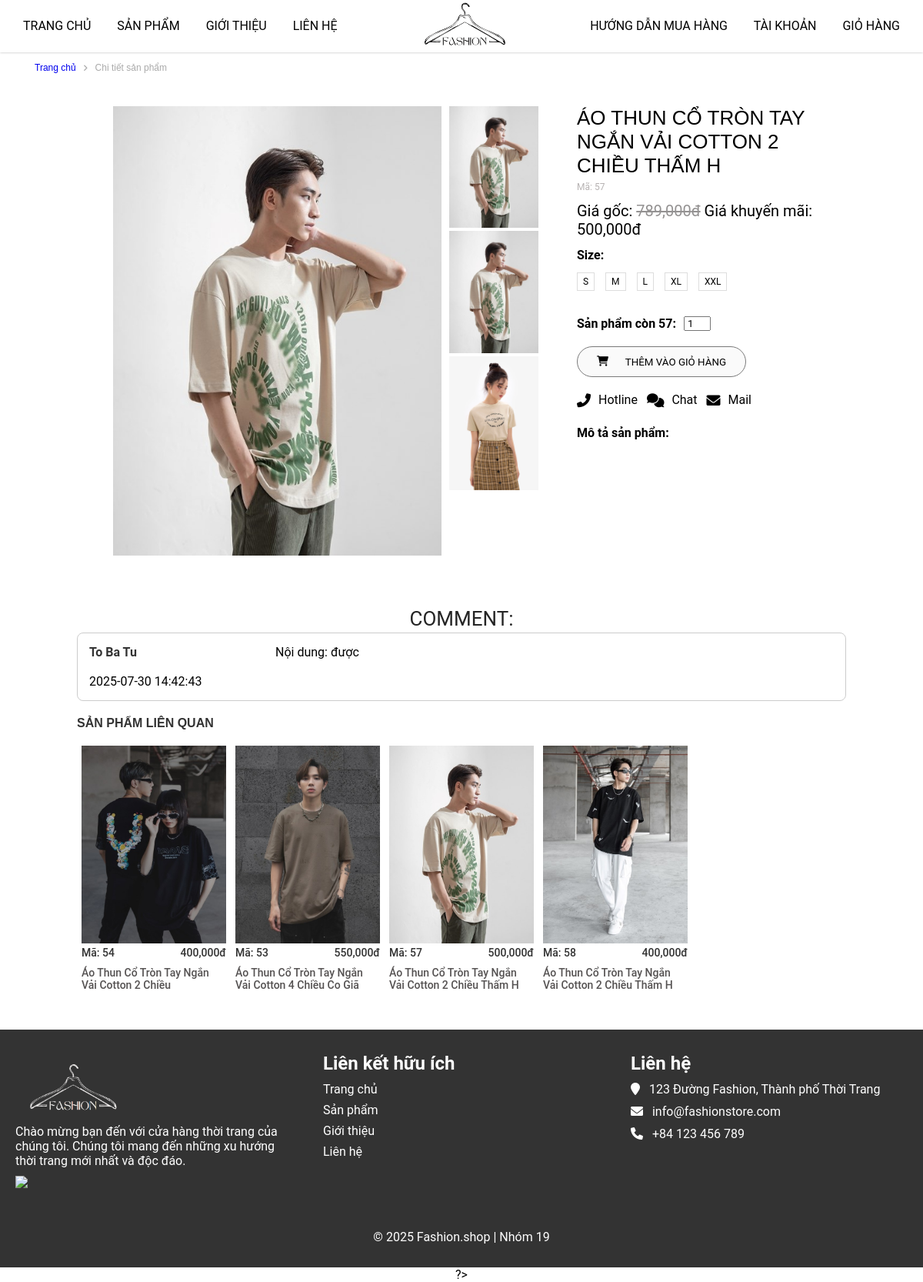
Page /?mod=product&act=ctsanpham&id=57 on the committed database.
### tables this page shows
CREATE TABLE `sanpham` (
  `masp` int(11) NOT NULL,
  `tensp` varchar(50) NOT NULL,
  `dongia` int(11) NOT NULL,
  `khuyenmai` int(11) NOT NULL,
  `soluong` int(11) NOT NULL,
  `ngaytao` datetime NOT NULL DEFAULT current_timestamp(),
  `anh` varchar(500) DEFAULT NULL,
  `mota` text NOT NULL,
  `soluotxem` int(11) NOT NULL,
  `hoatdong` int(11) NOT NULL,
  `madm` int(11) NOT NULL,
  `mabl` int(11) NOT NULL
);

CREATE TABLE `binhluan` (
  `mabl` int(11) NOT NULL,
  `makh` int(11) NOT NULL,
  `masp` int(11) NOT NULL,
  `noidung` varchar(500) NOT NULL,
  `ngaygui` datetime NOT NULL DEFAULT current_timestamp()
);

CREATE TABLE `taikhoan` (
  `makh` int(11) NOT NULL,
  `hoten` varchar(50) NOT NULL,
  `matkhau` varchar(50) NOT NULL,
  `email` varchar(50) NOT NULL,
  `diachi` text NOT NULL,
  `anh` varchar(500) NOT NULL,
  `quyen` varchar(50) NOT NULL DEFAULT 'user',
  `ngaysinh` date NOT NULL,
  `sdt` varchar(20) NOT NULL,
  `hoatdong` tinyint(1) NOT NULL,
  `mabl` int(11) NOT NULL
);

### model/products.php (called while the page is built, shortened)
<?php
    function get_product($id){
        $sql = "SELECT s.*, d.tendm FROM sanpham s INNER JOIN danhmuc d ON s.madm = d.madm WHERE s.masp=".$id;
        $conn = pdo_get_connection();
        $stmt = $conn->prepare($sql);
        $stmt->execute();
        return $stmt->fetch();
    }
    function get_randomByCategories($id){
        $sql = "SELECT * FROM sanpham WHERE madm = $id ORDER BY rand() LIMIT 4 ";
        $conn = pdo_get_connection();
        $stmt = $conn->prepare($sql);
        $stmt->execute();
        return $stmt->fetchAll();
    }
?>

### model/connect.php (called while the page is built, shortened)
<?php
function pdo_get_connection(){
    $dburl = "mysql:host=localhost; dbname=shoptu;charset=utf8";
    $username = 'root';
    $password = '';
    $conn = new PDO($dburl, $username, $password);
    $conn->setAttribute(PDO::ATTR_ERRMODE, PDO::ERRMODE_EXCEPTION);
    return $conn;
}
function pdo_query($sql){
    $sql_args = array_slice(func_get_args(), 1);
    try{
        $conn = pdo_get_connection();
        $stmt = $conn->prepare($sql);
        $stmt->execute($sql_args);
        $rows = $stmt->fetchAll();
        return $rows;
    }
    catch(PDOException $e){
        throw $e;
    }
    finally{
        unset($conn);
    }
}

### model/binhluan.php (called while the page is built, shortened)
<?php
    include_once 'model/connect.php';
    function comment_Sanpham($masp){
        return pdo_query("SELECT * FROM binhluan bl INNER JOIN taikhoan tk ON bl.makh = tk.makh
        WHERE bl.masp=?",$masp);
    }
?>

### view/page_ctsanpham.php (the view, shortened to what this page needs)
<main>
    <div class="container-danhmuc">
        <div class="danhmuc-top row">
            <p><a href="?mod=page&act=home">Trang chủ</a></p><i class="fa-solid fa-angle-right"></i><p>Chi tiết sản phẩm</p>
        </div>
    </div>
    <section class="product-2">
        <div class="container-product">
            <div class="product-content row">
                <div class="product-content-left row">
                    <div class="product-content-left-big-img">
                        <img src="upload/product/<?=$ctsanpham['anh']?>" alt="#">
                    </div>
                    <div class="product-content-left-small-img">
                        <img src="upload/product/<?=$ctsanpham['anh']?>" alt="#">
                        <img src="upload/product/<?=$ctsanpham['anh']?>" alt="#">
                        <img src="assets_user/img/anhnu8.webp" alt="#">
                    </div>
                </div>
                <div class="product-content-right">
                    <div class="product-content-right-product-name">
                        <h1><?=$ctsanpham['tensp']?></h1>
                        <p>Mã: <?=$ctsanpham['masp']?></p>
                    </div>
                    <div class="product-content-right-product-price">
                        <p>Giá gốc: <del style="color: #949292;"><?=number_format($ctsanpham['dongia'] * 1000)?>đ</del> Giá khuyến mãi: <?=number_format($ctsanpham['khuyenmai'] * 1000)?>đ</p>
                    </div>
                    <div class="product-content-right-product-size">
                        <p style="font-weight: bold">Size: </p>
                        <div class="size">
                            <span>S</span>
                            <span>M</span>
                            <span>L</span>
                            <span>XL</span>
                            <span>XXL</span>
                        </div>
                    </div>
                    <div class="quantity">
                        <p style="font-weight: bold">Sản phẩm còn <?=$ctsanpham['masp']?>: </p>
                        <input type="number" min="0" value="1">
                    </div>
                    <div class="product-content-right-product-button">
                        <a href="?mod=product&act=addToCart&id=<?=$ctsanpham['masp']?>"><button><i class="fas fa-shopping-cart"></i><p>THÊM VÀO GIỎ HÀNG</p></button></a>
                    </div>
                    <div class="product-content-right-product-icon">
                        <div class="product-content-right-product-icon-item">
                            <i class="fas fa-phone-alt"></i> <p>Hotline</p>
                        </div>
                        <div class="product-content-right-product-icon-item">
                            <i class="fas fa-comments"></i> <p>Chat</p>
                        </div>
                        <div class="product-content-right-product-icon-item">
                            <i class="fas fa-envelope"></i> <p>Mail</p>
                        </div>
                    </div>
                    <div class="product-content-right-product-rgin-botton">
                        <p style="font-weight: bold; margin-bottom: 10px; margin-top: 24px">Mô tả sản phẩm:</p>
                        <br>
                    </div>
                </div>
            </div>
        </div>
    </section>
    <section class="product-related">
        <h2>COMMENT:</h2>
        <?php foreach($dsbinhluan as $bl): ?>
        <div class="khungcomment">
            <div class="khungcomment-col-3">
                <strong><?=$bl['hoten']?></strong><br>
                <br><?=$bl['ngaygui']?><br>
            </div>
            <div class="khungcomment-col-9">
                Nội dung: <?=$bl['noidung']?>
            </div>
        </div>
        <?php endforeach; ?>
        <div class="product-related-title">
            <p>SẢN PHẨM LIÊN QUAN</p>
        </div>
        <div class="product-content row">
        <?php foreach($spcungdanhmuc as $ctsanpham): ?>
            <div class="product-related-item">
                <a href="?mod=product&act=ctsanpham&id=<?=$ctsanpham['masp']?>"><img src="upload/product/<?=$ctsanpham['anh']?>"><br></a>
                <p>Mã: <?=$ctsanpham['masp']?><span><?=number_format($ctsanpham['khuyenmai'] * 1000)?>đ</span></p>
                <a href=""><h3><?=$ctsanpham['tensp']?></h3></a>
            </div>
        <?php endforeach; ?>
        </div>
    </section>
</main>

### assets_user/css/style.css (style rules this page uses)
:root { --main-text-font: Arial, Helvetica, sans-serif; }
* { margin: 0; padding: 0; box-sizing: border-box; font-family: "Roboto", "HelveticaNeue", "Helvetica Neue", sans-serif; }
body { align-items: center; min-height: 100vh; display: flex; flex-direction: column; }
main { flex: 1; }
a { text-decoration: none; }
main { margin-top: 68px; }
main h2 { text-transform: uppercase; font-size: 26px; color: #252525; line-height: 36px; text-align: center; font-weight: 400; font-style: normal; margin-top: 30px; }
h3 { padding-top: 10px; padding-bottom: 30px; font-size: 20px; font-weight: 400; }
.row { display: flex; flex-wrap: wrap; }
.container-danhmuc { margin: 0; width: 100%; max-width: 1200px; }
.danhmuc-top { width: 100%; height: 40px; margin-left: 20px; align-items: center; display: flex; }
.danhmuc-top .fa-solid { color: #aaa; font-size: 10px; }
.danhmuc-top p { color: #aaa; font-family: var(--main-text-font); padding: 10px; font-size: 12px; }
.danhmuc-top p a { font-family: var(--main-text-font); margin: 0px; font-size: 12px; }
.product-2 { padding: 30px 100px; }
.product-content-left { width: 60%; }
.product-content-left-big-img { width: 80.7%; padding-right: 10px; }
.product-content-left-big-img img { width: 90%; margin-left: 10%; }
.product-content-left-small-img { width: 19.3%; }
.product-content-left-small-img img { width: 100%; }
.product-content-right { width: 35%; margin-left: 50px; }
.product-content-right-product-name h1 { font-family: var(--main-text-font); font-size: 26px; text-transform: uppercase; margin-bottom: 5px; font-weight: 500; }
.product-content-right-product-name p { color: #b6b2b2; font-size: 12px; }
.product-content-right-product-price { margin: 12px 0; font-size: 20px; font-family: var(--main-text-font); }
.size span { display: inline-block; padding: 4px 7px; border: 1px solid #dddddd; margin: 13px 10px 13px 0; font-size: 12px; cursor: pointer; }
.quantity { display: flex; margin-bottom: 20px; }
.quantity { margin-top: 20px; }
.quantity input { margin-left: 10px; width: 35px; padding-left: 3px; }
.product-content-right-product-button button { width: 220px; height: 40px; display: block; padding:0 25px; margin: 20px 0 12px; transition: all 0.3s ease; }
.product-content-right-product-button button:first-child { display: flex; justify-content: space-between; align-items: center; background-color: #fafafa; border: 1px solid rgb(122, 122, 122); cursor: pointer; border-radius: 40px; }
.product-content-right-product-icon { margin-top: 20px; display: flex; }
.product-content-right-product-icon-item { display: flex; margin-right: 12px; justify-content: center; align-items: center; }
.product-content-right-product-icon i { font-size: 18px; margin-right: 10px; }
.product-related { margin: 10px 100px; }
.product-related-title { margin: 20px 0; }
.product-related-title p { font-family: var(--main-text-font); font-size: 16px; font-weight: bold; color: #333333; }
.product-related-item { width: 20%; padding: 0 6px; }
.product-related-item a h3 { color: #555252; font-size: 14px; margin-bottom: 10px; font-weight: 500; }
.product-related-item p { display: flex; justify-content: space-between; color: #333333; font-size: 14px; font-weight: 500; }
.product-related-item img { width: 100%; }
.container-danhmuc { max-width: 1200px; margin: 0 auto; padding: 0 15px; }

### assets_user/css/ctsanpham.css (style rules this page uses)
.khungcomment { width: 100%; display: flex; border: 1px solid #ccc; border-radius: 8px; margin-bottom: 15px; padding: 15px; }
.khungcomment-col-3 { flex: 1; }
.khungcomment-col-9 { flex: 3; }
.khungcomment-col-3 strong { color: #333; }

### rows in the picture
sanpham: anh (picture), tensp "ÁO THUN CỔ TRÒN TAY NGẮN VẢI COTTON 2 CHIỀU THẤM H", masp "57", $ctsanpham['dongia']*1000 "789,000", $ctsanpham['khuyenmai']*1000 "500,000", tensp "Áo Thun Cổ Tròn Tay Ngắn Vải Cotton 2 Chiều Thấm H"
binhluan: taikhoan.hoten "To Ba Tu", ngaygui "2025-07-30 14:42:43", noidung "được"
sanpham: anh (picture), masp "54", $ctsanpham['khuyenmai']*1000 "400,000", tensp "Áo Thun Cổ Tròn Tay Ngắn Vải Cotton 2 Chiều"
sanpham: anh (picture), masp "53", $ctsanpham['khuyenmai']*1000 "550,000", tensp "Áo Thun Cổ Tròn Tay Ngắn Vải Cotton 4 Chiều Co Giã"
sanpham: anh (picture), masp "58", $ctsanpham['khuyenmai']*1000 "400,000", tensp "Áo Thun Cổ Tròn Tay Ngắn Vải Cotton 2 Chiều Thấm H"
